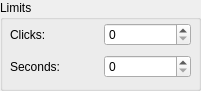
   <widget class="QGroupBox" name="groupBox_2">
    <property name="geometry">
     <rect>
      <x>10</x>
      <y>160</y>
      <width>201</width>
      <height>91</height>
     </rect>
    </property>
    <property name="font">
     <font>
      <family>Leelawadee UI</family>
      <pointsize>9</pointsize>
      <bold>false</bold>
     </font>
    </property>
    <property name="toolTipDuration">
     <number>-1</number>
    </property>
    <property name="locale">
     <locale language="English" country="UnitedStates"/>
    </property>
    <property name="title">
     <string>Limits</string>
    </property>
    <widget class="QWidget" name="gridLayoutWidget_2">
     <property name="geometry">
      <rect>
       <x>10</x>
       <y>20</y>
       <width>181</width>
       <height>61</height>
      </rect>
     </property>
     <property name="font">
      <font>
       <family>Leelawadee UI</family>
       <pointsize>9</pointsize>
       <bold>false</bold>
      </font>
     </property>
     <property name="toolTipDuration">
      <number>-1</number>
     </property>
     <property name="locale">
      <locale language="English" country="UnitedStates"/>
     </property>
     <layout class="QGridLayout" name="gridLayout_2">
      <item row="0" column="0">
       <widget class="QLabel" name="label_2">
        <property name="minimumSize">
         <size>
          <width>0</width>
          <height>0</height>
         </size>
        </property>
        <property name="font">
         <font>
          <family>Leelawadee UI</family>
          <pointsize>9</pointsize>
          <bold>false</bold>
         </font>
        </property>
        <property name="toolTipDuration">
         <number>-1</number>
        </property>
        <property name="locale">
         <locale language="English" country="UnitedStates"/>
        </property>
        <property name="text">
         <string>Clicks:</string>
        </property>
       </widget>
      </item>
      <item row="0" column="1">
       <widget class="QSpinBox" name="ClicksLimitInputBox">
        <property name="font">
         <font>
          <family>Leelawadee UI</family>
          <pointsize>9</pointsize>
          <bold>false</bold>
         </font>
        </property>
        <property name="toolTipDuration">
         <number>-1</number>
        </property>
        <property name="locale">
         <locale language="English" country="UnitedStates"/>
        </property>
        <property name="maximum">
         <number>9999999</number>
        </property>
        <property name="value">
         <number>0</number>
        </property>
       </widget>
      </item>
      <item row="1" column="0">
       <widget class="QLabel" name="label_6">
        <property name="minimumSize">
         <size>
          <width>0</width>
          <height>0</height>
         </size>
        </property>
        <property name="font">
         <font>
          <family>Leelawadee UI</family>
          <pointsize>9</pointsize>
          <bold>false</bold>
         </font>
        </property>
        <property name="toolTipDuration">
         <number>-1</number>
        </property>
        <property name="locale">
         <locale language="English" country="UnitedStates"/>
        </property>
        <property name="text">
         <string>Seconds:</string>
        </property>
       </widget>
      </item>
      <item row="1" column="1">
       <widget class="QSpinBox" name="SecondsLimitInputBox">
        <property name="font">
         <font>
          <family>Leelawadee UI</family>
          <pointsize>9</pointsize>
          <bold>false</bold>
         </font>
        </property>
        <property name="toolTipDuration">
         <number>-1</number>
        </property>
        <property name="locale">
         <locale language="English" country="UnitedStates"/>
        </property>
        <property name="readOnly">
         <bool>false</bool>
        </property>
        <property name="keyboardTracking">
         <bool>true</bool>
        </property>
        <property name="showGroupSeparator" stdset="0">
         <bool>false</bool>
        </property>
        <property name="maximum">
         <number>9999999</number>
        </property>
        <property name="value">
         <number>0</number>
        </property>
       </widget>
      </item>
     </layout>
    </widget>
   </widget>
